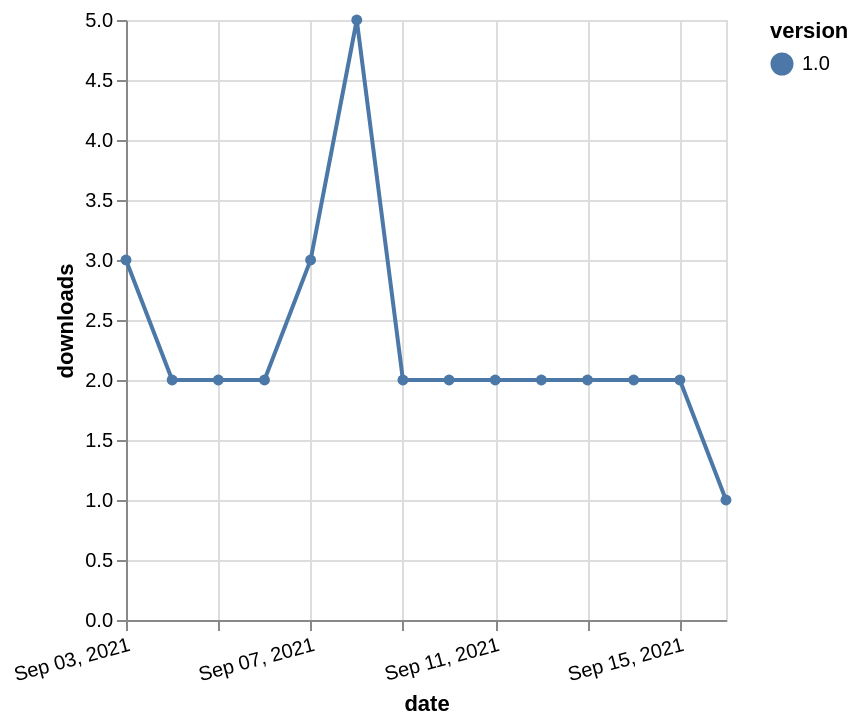

Vega-Lite specification for this chart:
### Vega-Lite specification from a JSON file in a GitHub repository (floating-point values rounded to 4 significant figures)
{"$schema": "https://vega.github.io/schema/vega-lite/v5.json", "description": "A simple bar chart with embedded data.", "data": {"values": [{"date": "2021-09-03", "total": 2221, "delta": 3, "version": "1.0"}, {"date": "2021-09-04", "total": 2223, "delta": 2, "version": "1.0"}, {"date": "2021-09-05", "total": 2225, "delta": 2, "version": "1.0"}, {"date": "2021-09-06", "total": 2227, "delta": 2, "version": "1.0"}, {"date": "2021-09-07", "total": 2230, "delta": 3, "version": "1.0"}, {"date": "2021-09-08", "total": 2235, "delta": 5, "version": "1.0"}, {"date": "2021-09-09", "total": 2237, "delta": 2, "version": "1.0"}, {"date": "2021-09-10", "total": 2239, "delta": 2, "version": "1.0"}, {"date": "2021-09-11", "total": 2241, "delta": 2, "version": "1.0"}, {"date": "2021-09-12", "total": 2243, "delta": 2, "version": "1.0"}, {"date": "2021-09-13", "total": 2245, "delta": 2, "version": "1.0"}, {"date": "2021-09-14", "total": 2247, "delta": 2, "version": "1.0"}, {"date": "2021-09-15", "total": 2249, "delta": 2, "version": "1.0"}, {"date": "2021-09-16", "total": 2250, "delta": 1, "version": "1.0"}]}, "width": "container", "mark": {"type": "line", "point": {"filled": true}}, "encoding": {"x": {"field": "date", "type": "temporal", "timeUnit": "yearmonthdate", "title": "date", "axis": {"labelAngle": -15}}, "y": {"field": "delta", "type": "quantitative", "title": "downloads"}, "color": {"field": "version", "type": "nominal"}, "tooltip": {"field": "delta"}}}
